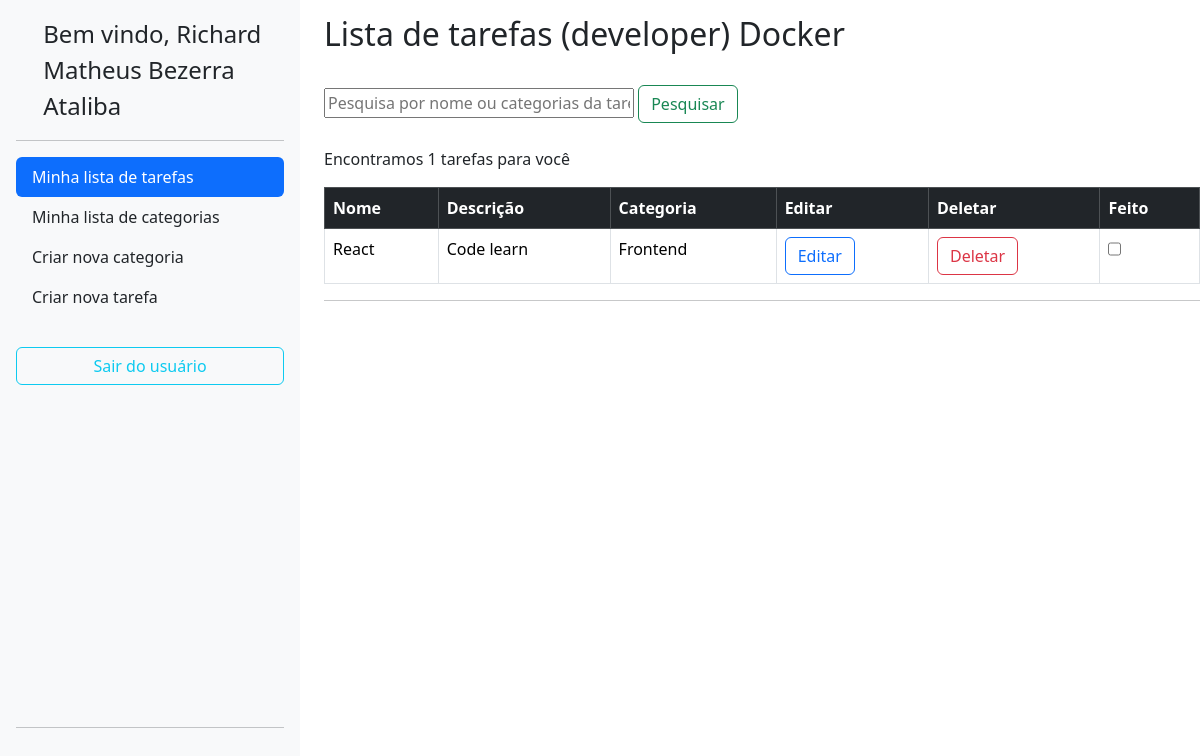
The page / (signed in) on the database as committed earlier.
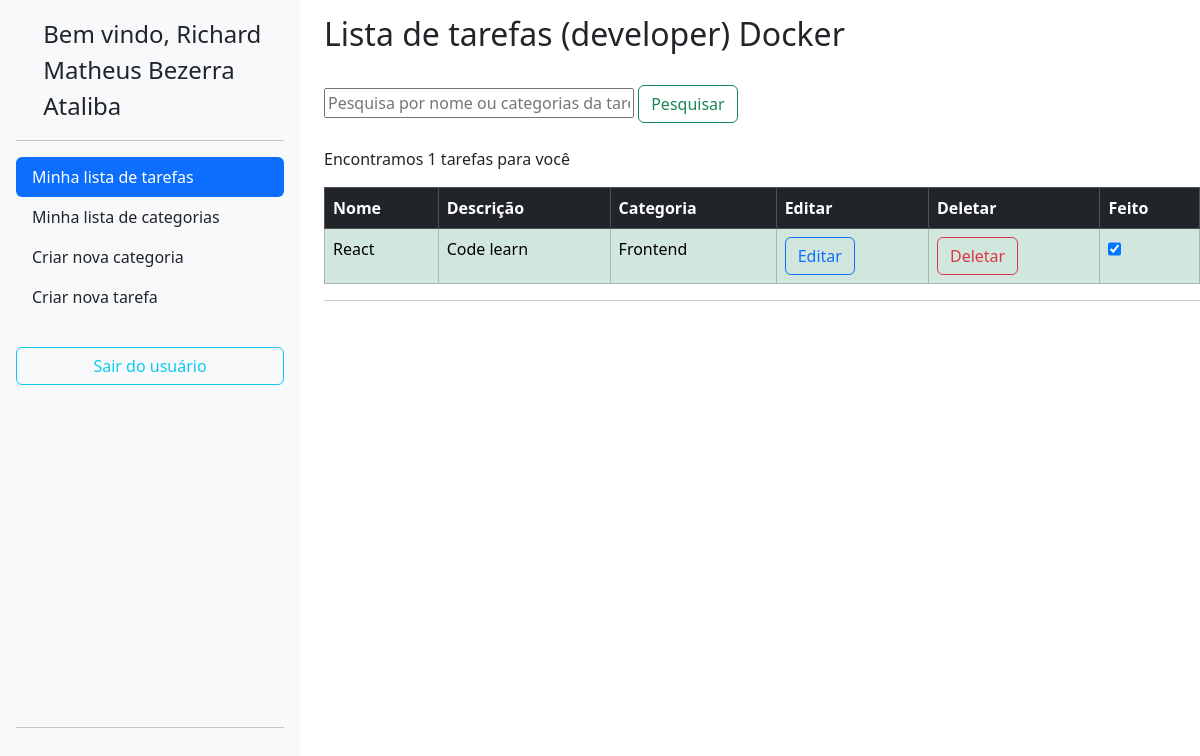
The same page on the database as committed later.
### lizetest/todo/models.py (models this page shows, shortened)
class Task(BaseModel):
    title = models.CharField(max_length=255)
    description = models.TextField()
    category = models.ForeignKey(Category, on_delete=models.CASCADE)
    completion_date = models.DateTimeField(null=True, blank=True)
    completed = models.BooleanField(default=False)
    author = models.ForeignKey(User,on_delete=models.CASCADE,blank=True)

### lizetest/category/models.py (models this page shows)
class Category(BaseModel):
    name = models.CharField(max_length=255)
    author = models.ForeignKey(User,on_delete=models.CASCADE,blank=True)
    def __str__(self):
        return self.name

### lizetest/todo/views.py (the view)
# urls.py: path('', TaskListView.as_view(), name='task_list'),
class TaskListView(ListView,BaseViews):
    model = Task
    template_name = 'task_list.html'
    context_object_name = 'tasks'
    def get_queryset(self):
        queryset = Task.objects.filter(author=self.request.user)
        query = self.request.GET.get('query_task')
        if query:
            queryset = queryset.filter(
                Q(title__icontains=query) |
                Q(category__name__icontains=query)
            )
        return queryset
    def get_context_data(self, **kwargs):
        context = super().get_context_data(**kwargs)
        context['number_tasks'] = self.get_queryset().count()
        context['user'] = self.request.user.name
        return context

### lizetest/core/models.py (called while the page is built)
    def dispatch(self, request, *args, **kwargs):
        if not request.user.is_authenticated:
            return redirect('accounts:login')
        return super().dispatch(request, *args, **kwargs)

### lizetest/todo/templates/task_list.html (shortened to what this page needs)
{% extends 'base.html' %}
  {% block content %}
  <div class="row">
    <div class="col-auto">
      {% include 'sidebar.html' %}
    </div>
    <div class="col">
      <h2 style="padding-top: 15px;">Lista de tarefas (developer) Docker</h2><br>
      <form method="GET" action="{% url 'todo:task_list' %}">
        <input type="text" name="query_task" placeholder="Pesquisa por nome ou categorias da tarefa"
          style="width: 100%;max-width: 310px;">
        <button type="submit" class="btn btn-outline-success">Pesquisar</button>
      </form><br>
      <p>Encontramos {{number_tasks}} tarefas para você</p>
      <table class="table table-bordered">
        <thead>
          <tr class="table-dark">
            <th scope="col">Nome</th>
            <th scope="col">Descrição</th>
            <th scope="col">Categoria</th>
            <th scope="col">Editar</th>
            <th scope="col">Deletar</th>
            <th scope="col">Feito</th>
          </tr>
        </thead>
        <tbody>
          {% for task in tasks %}
          <tr class="{% if task.completed %}table-success{% endif %}">
            <td>{{task.title}}</td>
            <td>{{task.description}}</td>
            <td>{{task.category}}</td>
            <td>
              <a href="{% url 'todo:task_edit' pk=task.pk %}">
                <button type="button" class="btn btn-outline-primary btn-delete">Editar</button>
              </a>
            </td>
            <td>
              <a>
                <button type="button" class="btn btn-outline-danger btn-delete" data-task-id="{{ task.pk }}" data-task-name="{{task.title}}" is-completed="{% if task.completed %}true{% else %}false{% endif %}"
                >Deletar</button>
              </a>
            </td>
            <td>
              <input data-task-id="{{ task.pk }}" class="form-check" type="checkbox" id="flexSwitchCheckChecked"  {% if task.completed %}checked{% endif %}>
            </td>
          </tr>
          {% endfor %}
        </tbody>
      </table>
      <hr>
    </div>
  </div>
{% endblock %}

Rows that differ between the two databases and show on the page:
changed Task "React": completed "☐" → "☑"
